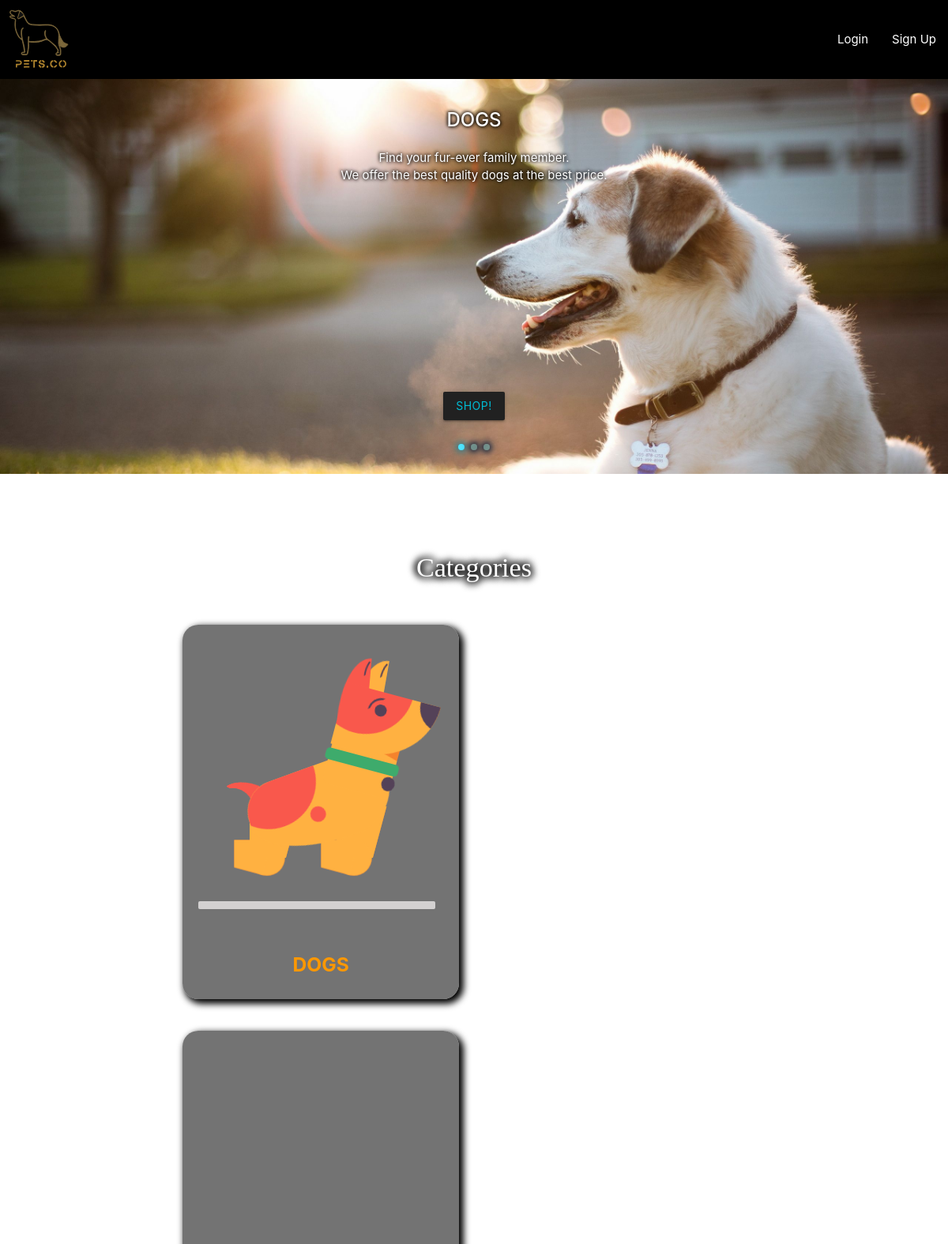
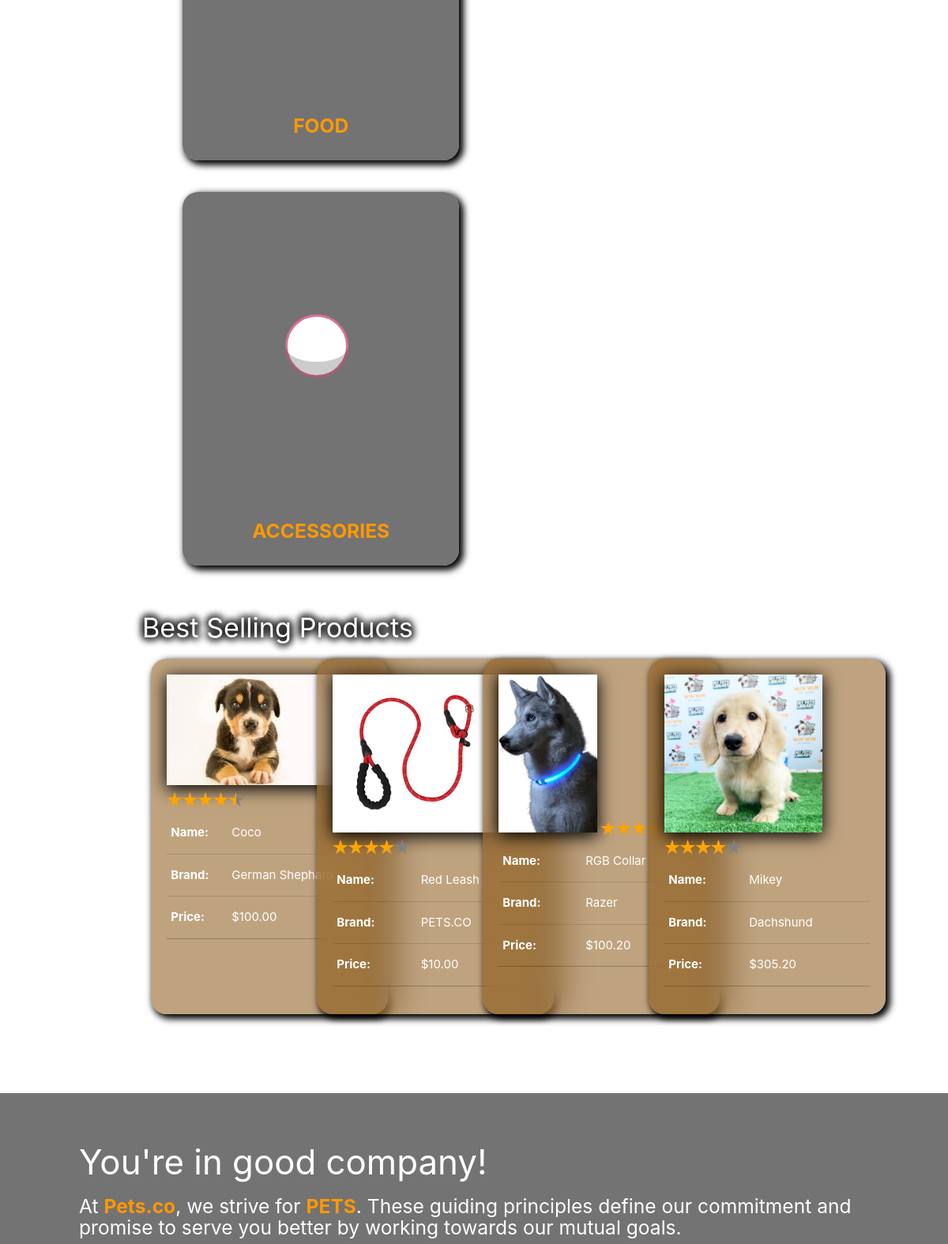
Page / (signed in, upper part) on the committed database (2 pictures, top to bottom).
### tables this page shows
CREATE TABLE `items` (
  `ItemID` int(11) NOT NULL,
  `Name` varchar(64) NOT NULL,
  `Brand` varchar(64) NOT NULL,
  `Description` varchar(512) NOT NULL,
  `Category` int(11) NOT NULL,
  `SellingPrice` float NOT NULL,
  `QuantityInStock` int(11) NOT NULL,
  `Image` varchar(512) NOT NULL
);

### includes/data/item.data.php (called while the page is built, shortened)
<?php
class Item
{
  private $itemID;
  private $name;
  private $brand;
  private $sellingPrice;
  private $image;
  function __construct($itemID, $conn)
  {
    $this->itemID = $itemID;
    $this->InitData($conn);
  }
  public function InitData($conn)
  {
    $sql = "SELECT * FROM Items WHERE ItemID = $this->itemID";
    $result = $conn->query($sql) or die($conn->error);
    $row = $result->fetch_array(MYSQLI_ASSOC);
    $this->name = $row["Name"];
    $this->brand = $row["Brand"];
    $this->sellingPrice = $row["SellingPrice"];
    $this->image = $row["Image"];
  }
  public function GetItemID() { return $this->itemID; }
  public function GetName() { return $this->name; }
  public function GetBrand() { return $this->brand; }
  public function GetSellingPrice() { return $this->sellingPrice; }
  public function GetImage() { return $this->image; }
}

### index.php (the view, shortened to what this page needs)
<!DOCTYPE html>
<html lang="en">
<?php
  include "header.php";
  require_once "includes/utils/dbhandler.php";
?>
<div class="carousel carousel-slider center" style="margin-bottom: 100px">
  <div class="carousel-fixed-item center">
    <a class="btn waves-effect waves-teal grey darken-4 cyan-text">Shop!</a>
  </div>
  <a class="carousel-item carousel-magic" href="search_catalogue.php?category=0"
  style="background-image: url('./static/images/solo_dog.jpg'); background-position-y: 50%;">
    <h2>DOGS</h2>
    <p class="white-text fixed center">Find your fur-ever family member. <br> We offer the best quality dogs at the best price. </p>
  </a>
</div>
<div class="container">
  <div class="row">
    <div class="row">
      <h4 class="page-title lovelo center">Categories</h4>
    </div>
    <div class="row" style="margin-left: 20px">
      <div class="col">
        <div class="selectable-card" style="width: 350px; margin: 20px;">
          <a href="search_catalogue.php?category=0">
            <h5 class="orange-text center bold">DOGS</h5>
          </a>
        </div>
      </div>
      <div class="col">
        <div class="selectable-card" style="width: 350px; margin: 20px;">
          <a href="search_catalogue.php?category=1">
            <h5 class="orange-text center bold">FOOD</h5>
          </a>
        </div>
      </div>
      <div class="col">
        <div class="selectable-card" style="width: 350px; margin: 20px;">
          <a href="search_catalogue.php?category=2">
            <h5 class="orange-text center bold">ACCESSORIES</h5>
          </a>
        </div>
      </div>
    </div>
  </div>
  <div class="row">
    <h4 class="page-title" style="display: inline;">Best Selling Products</h4>
  </div>
  <?php
    $sql = "SELECT ItemID, AVG(Rating) FROM OrderItems
      GROUP BY ItemID
      ORDER BY AVG(Rating) DESC";
    $result = $conn->query($sql) or die($conn->error);
    $items = array();
    $ratings = array();
    while ($row = $result->fetch_array())
    {
      $itemID = $row[0];
      $avgRating = $row[1];
      array_push($items, new Item($itemID, $conn));
      array_push($ratings, $avgRating);
    }
    $itemCount = count($items);
    echo("<div class='row'>");
    for ($itemIdx=0, $itemAdded=0; $itemAdded < 4 && $itemIdx < $itemCount;)
    {
      $item = $items[$itemIdx];
      $avgRating = $ratings[$itemIdx++];
      $itemAdded++;
      $itemID = $item->GetItemID();
      $image = $item->GetImage();
      $name = $item->GetName();
      $brand = $item->GetBrand();
      $price = $item->GetSellingPrice();
      $price = "$" . number_format($price, 2);
      $starWidth = $avgRating / 5 * 100;
      echo(
        "<div class='col s3'>
          <a href='item_page.php?item_id=$itemID'>
            <div class='selectable-card tint-glass-brown blurer' style='height: 450px; min-width: 300px'>
              <img class='shadow-img' src='images/$image' style='max-height: 200px; max-width: 250px;'>
              <table>
                <tbody>
                  <tr><th>Name: </th><td>$name</td></tr>
                  <tr><th>Brand: </th><td>$brand</td></tr>
                  <tr><th>Price: </th><td>$price</td></tr>
                  <tr>
                    <div class='ratings'>
                      <div class='empty-stars'></div>
                      <div class='full-stars' style='width: $starWidth%'></div>
                    </div>
                  </tr>
                </tbody>
              </table>
            </div>
          </a>
        </div>"
      );
    }
    echo("</div>");
  ?>
</div>
<div class="section" style="margin-top: 100px;">
  <div class="wide-container">
    <h3 class="white-text">You're in good company!</h3>
    <h5 class="white-text">
      At <b class="orange-text">Pets.co</b>, we strive for <b class="orange-text">PETS</b>.
      These guiding principles define our commitment and promise to serve you better
      by working towards our mutual goals.
    </h5>
  </div>
</div>
<?php include "footer.php"; ?>

### header.php (shortened to what this page needs)
<head>
  <link rel="stylesheet" href="./static/css/base.css">
</head>
<?php
  include_once "includes/data/member.data.php";
  include_once "includes/data/item.data.php";
  include_once "includes/utils/common_util.php";
?>
<body>
  <nav style="height: 100px";>
    <div class="nav-wrapper black">
      <a href="index.php"><img src = "logo.svg" alt="logo" id="logo" class="brand-logo" height="100"/></a>
      <ul class="right hide-on-med-and-down">
        <?php
          if (isset($_SESSION["Member"]))
          { ?>
            <li class="grey darken-4"
            style="height: 60px; width: 400px; border-radius: 20px; margin-top: 20px;
            box-shadow: 0px 0px 10px cyan; margin-right: 20px;">
              <form action="search_catalogue.php">
                <div class="white-text row" style="padding-right: 40px; padding-left: 20px;">
                  <i class="material-icons col s2">search</i>
                  <input type="text" name="search_name" placeholder="Search"
                    class="white-text col s10 autocomplete-content"
                    value="<?php if (isset($_GET["search_name"])) echo($_GET["search_name"]); ?>">
                </div>
              </form>
            </li>
          <?php if ($privilegeLevel == 1)
              echo("<li><a class='admin admin_manage_users admin_view_orders' href='admin.php'>Admin Panel</a></li>");
            echo(
              "<li>
                <a class='cart' href='cart.php?member_id=$memberID'>
                  Cart<span class='new badge unglow' id='cart_badge'>$orderItemCount</span></a>
              </li>
              <li><a class='manage_profile' href='manage_profile.php?email=$email'>Manage Profile</a></li>
              <li><a href='includes/logout.inc.php'>Log out</a></li>
            ");
          } else
          {
            echo(
              "<li><a class='login' href='login.php'>Login</a></li>
              <li><a class='signup' href='signup.php'>Sign Up</a></li>
            ");
          }
          ?>
      </ul>
    </div>
  </nav>
  <div class="content">

### footer.php (shortened to what this page needs)
  </div>
</body>

### static/css/base.css (style rules this page uses)
html { height: 100%; background-repeat: no-repeat; }
body { height: 100%; animation-name: backgroundColorPalette; background-blend-mode: luminosity; animation-duration: 5s; animation-iteration-count: infinite; animation-direction: alternate; animation-timing-function: linear; }
body::before { background: url('admin_background.jpg'); background-repeat: no-repeat; background-size: cover; background-attachment: fixed; filter: grayscale(); }
nav { height: 100px; line-height: 100px; }
.shadow-img { box-shadow: 0px 4px 20px 1px black; }
.section { background-color: rgba(56, 56, 56, 0.7); backdrop-filter: blur(10px); }
.page-title { color: white; text-shadow: black 4px 0px 8px, black -4px 0px 8px, black 0px 4px 8px, black 0px -4px 8px; }
.carousel-magic { color: white; text-shadow: black 1px 1px 4px, black -1px -1px 4px; background-repeat: no-repeat; background-size: cover; }
.content { min-height: 100%; }
.wide-container { padding-top: 20px; padding-left: 100px; padding-right: 100px; }

### static/css/cards.css (style rules this page uses)
.selectable-card { color: white; padding: 20px; background-color: rgba(56, 56, 56, 0.7); border-radius: 20px; box-shadow: black 4px 4px 8px 2px; backdrop-filter: blur(15px); transition: 0.2s cubic-bezier(0.8, 0, 0.2, 1); }
.selectable-card.tint-glass-brown { background-color: rgba(128, 73, 0, 0.5); }
.selectable-card.blurer { backdrop-filter: blur(20px); }

### static/css/glow.css (style rules this page uses)
.unused-image { opacity: 70%; }

### static/css/rating_stars.css (style rules this page uses)
.ratings { position: relative; vertical-align: middle; display: inline-block; color: grey; overflow: hidden; }
.full-stars { position: absolute; left: 0; top: 0; white-space: nowrap; overflow: hidden; color: orange; }
.empty-stars:before, .full-stars:before { content:"\2605\2605\2605\2605\2605"; font-size: 14pt; }
.empty-stars:before { -webkit-text-stroke: 1px #848484; }
.full-stars:before { -webkit-text-stroke: 1px orange; }

### static/css/food.css (style rules this page uses)
.container-food { width: 300px; height: 300px; }

### static/css/ball.css (style rules this page uses)
*, *::after { margin: 0; }
ballbody { display: flex; align-items: center; justify-content: center; width: 300px; height: 380px; padding-top: 50px }
scene, bounce, bounce::after, ball, shadow { display: block; width: 10vh; }
scene { height: 20vh; position: relative; }
bounce, bounce::after, ball { height: 10vh; position: absolute; top: 0; left: 0; border-radius: 50%; }
bounce { animation: bounce 500ms ease-in infinite alternate; }
bounce::after { content: ""; border-width: 0 0 2.5vh 0; border-style: solid; border-color: rgba(0, 0, 0, 0.2); }
ball { border-style: solid; border-color: palevioletred; border-radius: 50%; background-color: white; animation: ball 1000ms ease-in-out infinite alternate, rotate 3000ms linear infinite; }
shadow { height: 2.5vh; position: absolute; bottom: 0; left: 0; z-index: -1; border-radius: 50%; animation: shadow 500ms ease-in-out infinite alternate; }

### rows in the picture
items: Image (picture), Name "Coco", Brand "German Shephard", SellingPrice "$100.00", $starWidth 90 (drawn)
items: Image (picture), Name "Red Leash", Brand "PETS.CO", SellingPrice "$10.00", $starWidth 80 (drawn)
items: Image (picture), Name "RGB Collar", Brand "Razer", SellingPrice "$100.20", $starWidth 80 (drawn)
items: Image (picture), Name "Mikey", Brand "Dachshund", SellingPrice "$305.20", $starWidth 80 (drawn)
